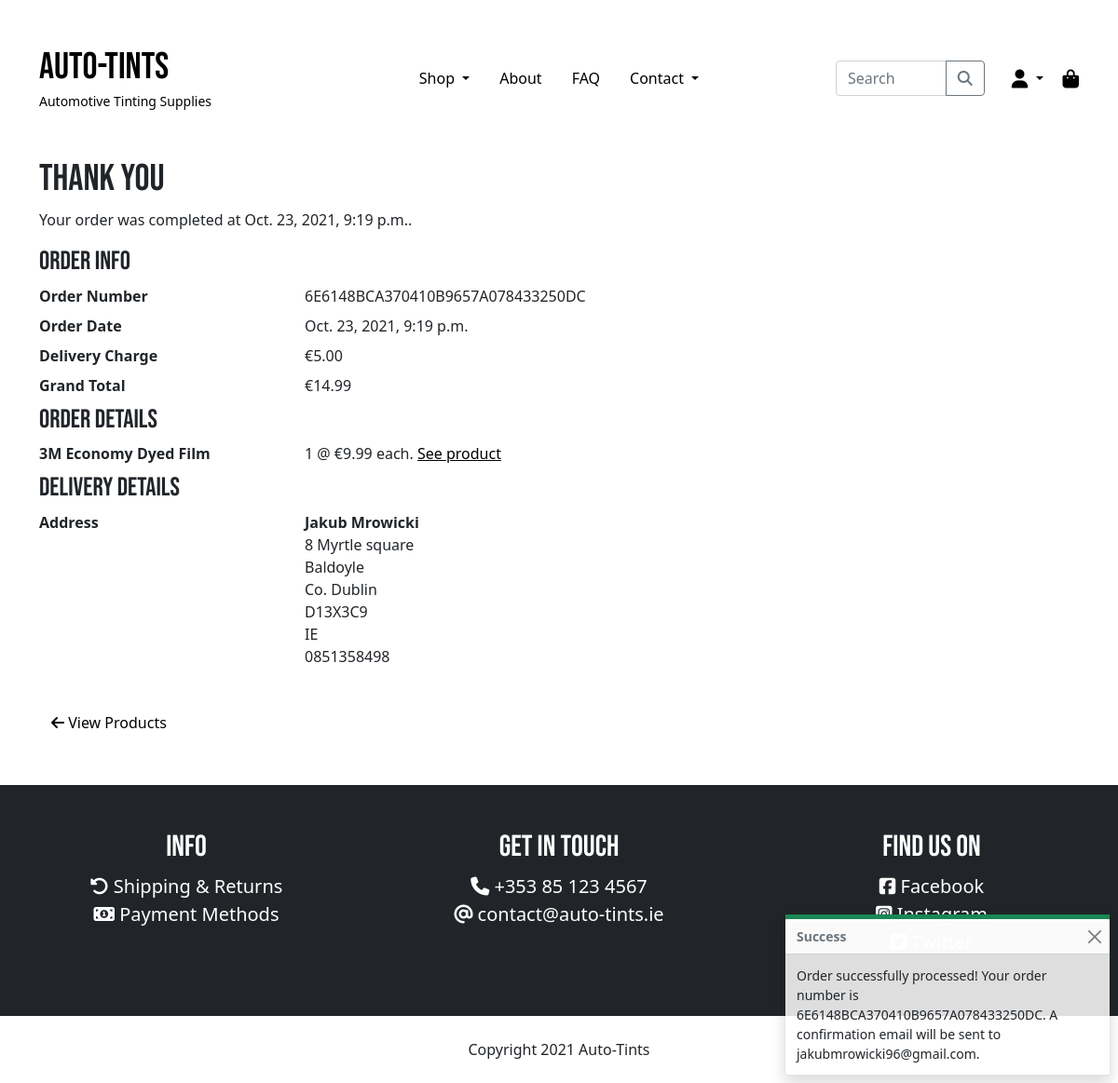
/checkout/success/6E6148BCA370410B9657A078433250DC, run on the app's committed database.
### checkout/models.py (models this page shows, shortened)
class Order(models.Model):
    order_number = models.CharField(max_length=32, null=False, editable=False)
    user_profile = models.ForeignKey(UserProfile, on_delete=models.SET_NULL,
                                     null=True, blank=True,
                                     related_name='orders')
    full_name = models.CharField(max_length=50, null=False, blank=False)
    email = models.EmailField(max_length=254, null=False, blank=False)
    phone_number = models.CharField(max_length=20, null=False, blank=False)
    country = CountryField(blank_label="Country *", null=False, blank=False)
    postcode = models.CharField(max_length=20, blank=True, default='')
    town_or_city = models.CharField(max_length=40, null=False, blank=False)
    street_address1 = models.CharField(max_length=80, null=False, blank=False)
    street_address2 = models.CharField(max_length=80, blank=True, default='')
    county = models.CharField(max_length=80, blank=True, default='')
    date = models.DateTimeField(auto_now_add=True)
    delivery_cost = models.DecimalField(max_digits=6, decimal_places=2,
                                        null=False, default=0)
    order_total = models.DecimalField(max_digits=10, decimal_places=2,
                                      null=False, default=0)
    grand_total = models.DecimalField(max_digits=10, decimal_places=2,
                                      null=False, default=0)
    original_cart = models.TextField(null=False, blank=False, default='')
    stripe_pid = models.CharField(max_length=254, null=False,
                                  blank=False, default='')

class OrderLineItem(models.Model):
    order = models.ForeignKey(Order, null=False, blank=False,
                              on_delete=models.CASCADE,
                              related_name='lineitems')
    product = models.ForeignKey(Product, null=False,
                                blank=False, on_delete=models.CASCADE)
    quantity = models.IntegerField(null=False, blank=False, default=0)
    lineitem_total = models.DecimalField(max_digits=6, decimal_places=2,
                                         null=False, blank=False,
                                         editable=False)

### products/models.py (models this page shows, shortened)
class Product(models.Model):
    category = models.ForeignKey('Category', null=True,
                                 blank=True, on_delete=models.SET_NULL)
    sku = models.CharField(max_length=254, blank=True, default='')
    name = models.CharField(max_length=254)
    description = models.TextField()
    price = models.DecimalField(max_digits=6, decimal_places=2)
    image = models.ImageField(default="noimage.jpg")

### checkout/views.py (the view, shortened to what this page needs)
# urls.py: path('success/<order_number>', views.checkout_success,
def checkout_success(request, order_number):
    save_info = request.session.get('save_info')
    order = get_object_or_404(Order, order_number=order_number)
    messages.success(request, f'Order successfully processed! \
        Your order number is {order_number}. A confirmation \
        email will be sent to {order.email}.')
    if 'cart' in request.session:
        del request.session['cart']
    template = 'checkout/checkout_success.html'
    context = {
        'order': order,
    }
    return render(request, template, context)

### auto_tints/context_processors.py (called while the page is built, shortened)
def get_categories(request):
    categories = Category.objects.all()
    context = {
        'categories': categories,
    }
    return context

def cart_contents(request):
    cart = request.session.get('cart', {})
    cart_items = []
    cart_items_count = 0
    total = 0
    if cart:
        for quantity in list(cart.values()):
            cart_items_count += int(quantity)
    grand_total = total + settings.DELIVERY_CHARGE
    context = {
        'cart_items': cart_items,
        'cart_items_count': cart_items_count,
        'total': total,
        'grand_total': grand_total,
        'delivery_charge': settings.DELIVERY_CHARGE,
    }
    return context

### checkout/templates/checkout/checkout_success.html (shortened to what this page needs)
{% extends "base.html" %}
{% load static %}
{% block content %}
<div class="container">
    <div class="row">
        <div class="col-12 mb-5">
            <h1>Thank You</h1>
            <p>Your order was completed at {{ order.date }}.</p>
            <dl class="row">
                <h3>Order Info</h3>
                <dt class="col-sm-3">Order Number</dt>
                <dd class="col-sm-9">{{ order.order_number }}</dd>
                <dt class="col-sm-3">Order Date</dt>
                <dd class="col-sm-9">{{ order.date }}</dd>
                <dt class="col-sm-3">Delivery Charge</dt>
                <dd class="col-sm-9">€{{ order.delivery_cost }}</dd>
                <dt class="col-sm-3">Grand Total</dt>
                <dd class="col-sm-9">€{{ order.grand_total }}</dd>
                <h3>Order Details</h3>
                {% for item in order.lineitems.all %}
                    <dt class="col-sm-3 text-truncate" title="{{ item.product.name }}">{{ item.product.name }}</dt>
                    <dd class="col-sm-9">
                        {{ item.quantity }} @ €{{ item.product.price }} each. <a href="{% url 'products' %}{{ item.product.pk }}"><u>See product</u></a>
                    </dd>
                {% endfor %}
                <h3>Delivery Details</h3>
                <dt class="col-sm-3">Address</dt>
                <dd class="col-sm-9">
                    <address>
                        <b>{{ order.full_name }}</b><br>
                        {{ order.street_address1 }}<br>
                        {% if order.town_or_city %}
                            {{ order.town_or_city }}<br>
                        {% endif %}
                        {% if order.county %}
                            {{ order.county }}<br>
                        {% endif %}
                        {{ order.postcode }}<br>
                        {{ order.country }}<br>
                        {{ order.phone_number }}
                    </address>
                </dd>
            </dl>
            <a href="{% url 'home' %}" class="btn btn-link"><i class="fas fa-arrow-left"></i> View Products</a>
        </div>
    </div>
</div>
{% endblock %}

### static/css/base.css (style rules this page uses)
*, body { margin: 0; padding: 0; }
html { min-height: -webkit-fill-available; font-family: 'Open Sans', sans-serif; }
h1, h2, h3, h4, h5, h6, .navbar-brand { font-family: 'Bebas Neue', cursive; }
a { color: black; text-decoration: none; }
header h1, header small, .nav-link, .nav-link:focus, header .list-inline-item a, .btn-link { color: black; opacity: 1; text-decoration: none; transition: opacity .35s ease-in-out; }

### data on the page
Order: date "Oct. 23, 2021, 9:19 p.m.", order_number "6E6148BCA370410B9657A078433250DC", delivery_cost "5.00", grand_total "14.99", full_name "Jakub Mrowicki", street_address1 "8 Myrtle square", town_or_city "Baldoyle", county "Co. Dublin", postcode "D13X3C9", country "IE", phone_number "0851358498"
OrderLineItem: product.name "3M Economy Dyed Film", quantity "1", product.price "9.99"

### other printed values
{{ message }} "Order successfully processed! Your order number is 6E6148BCA370410B9657A078433250DC. A confirmation email will be sent to jakubmrowicki96@gmail.com."
